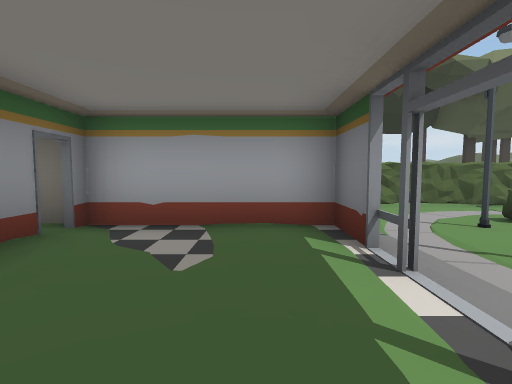
View 1 (above)

17 first-person views from a walk through a Unity game level. The camera is 1.4 m above the floor, tilts 4° down and sees 85° across. The floor is counted in squares, 2 m on a side. Each view is taken from the middle of a square. On the plan, view 1 faces up. The plan holds only what a view shows up to about 9 squares ahead; the rest is blank. The place goes on beyond the plan. Door leaves are left out, so doorways stand open.

View 2
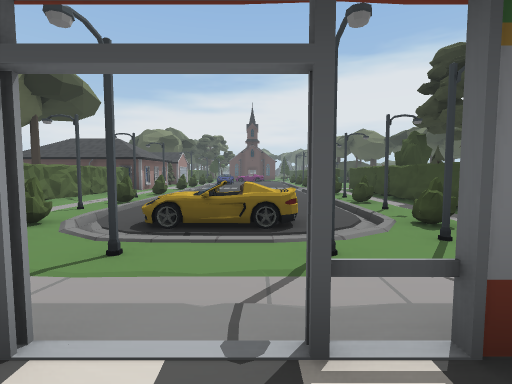

View 3
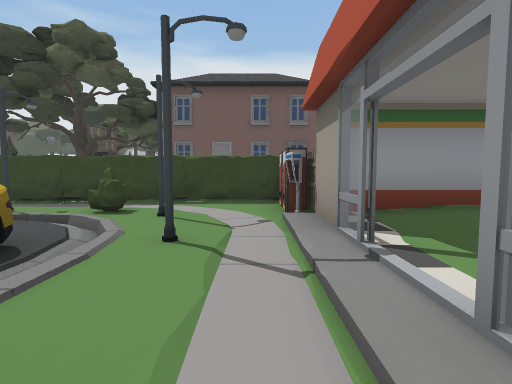

View 4
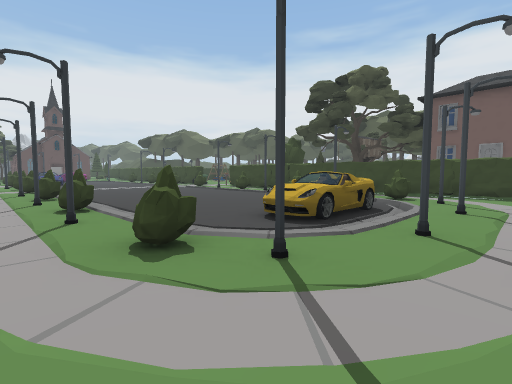

View 5
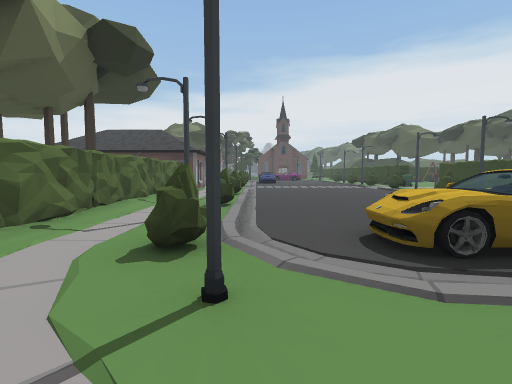

View 6
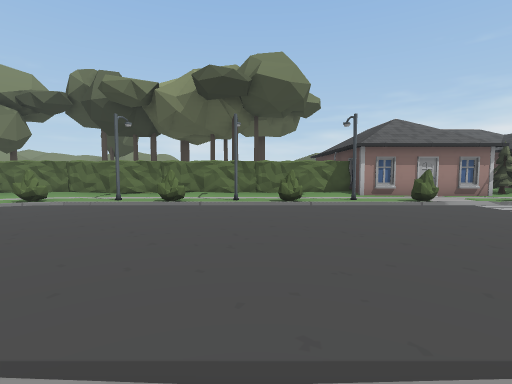

View 7
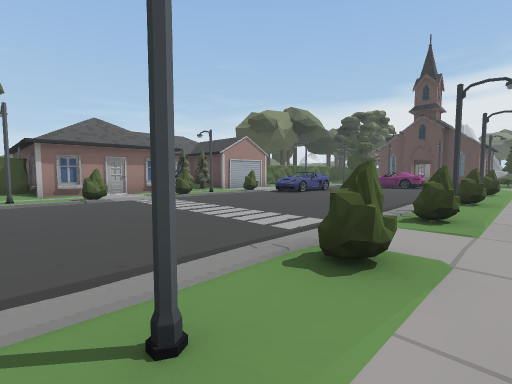

View 8
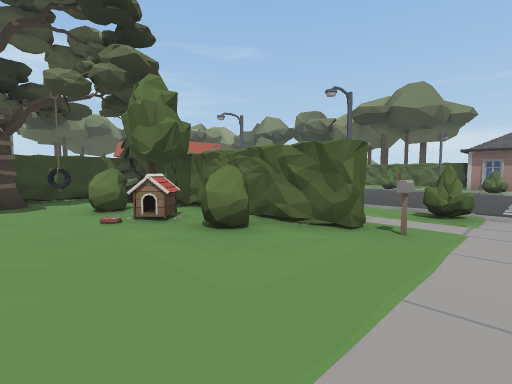

View 9
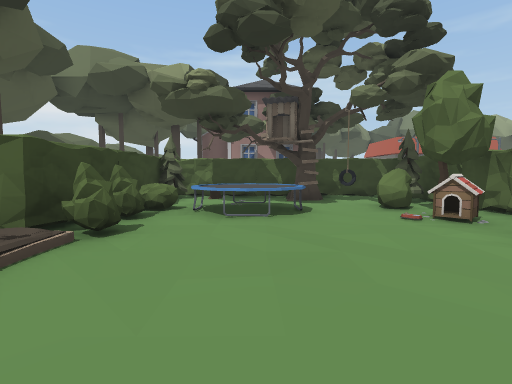

View 10
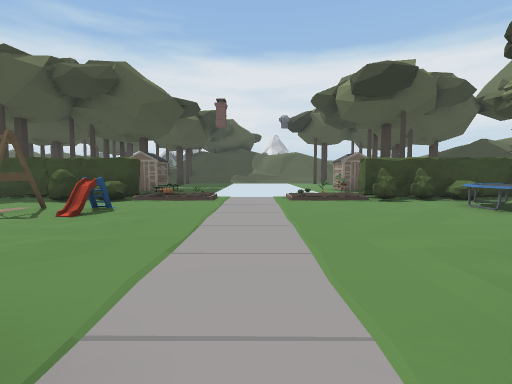

View 11
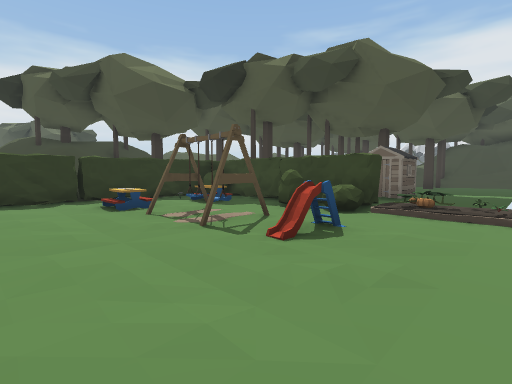

View 12
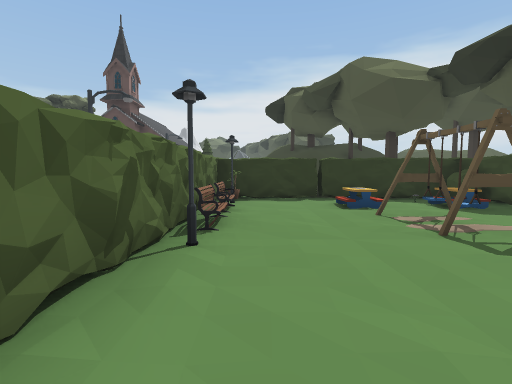

View 13
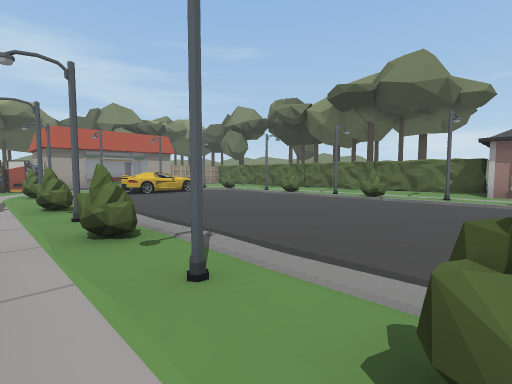

View 14
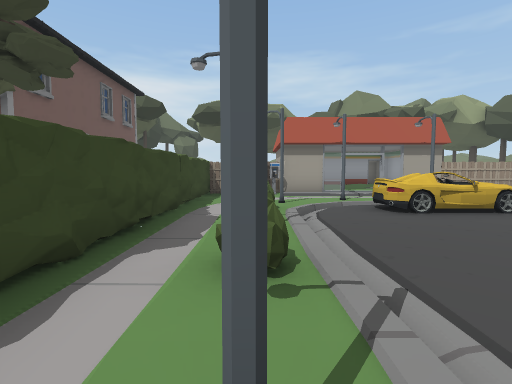

View 15
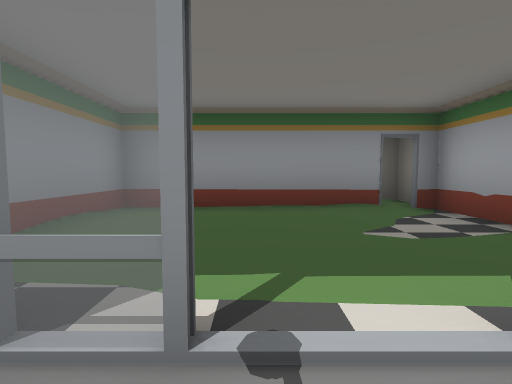

View 16
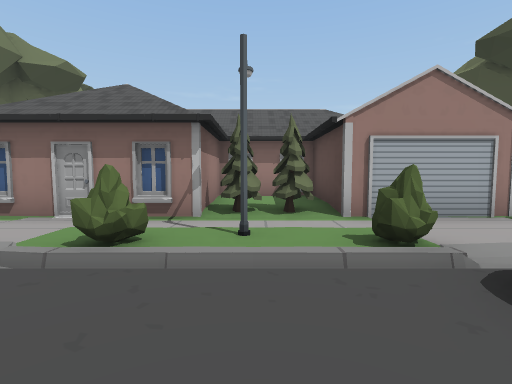

View 17
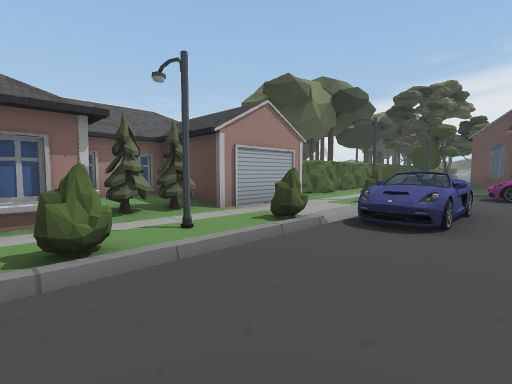

### Floor plan
Key: @ floor where view 1 was taken; # wall or solid block; x gap in a wall; . main floor; : floor 0.25 m higher than the main floor; - floor 0.25 m lower than the main floor; D open door; = window, fence, low wall or low ledge; ^ raised ledge; B bush; S streetlight; T tree; P phone; F fence; H house; E bench; A table; C shed; O other object.
Columns run from 4 left of view 1 to 23 right of it. Each row starts with its distance up from view 1.
  9                      ##H
  8                      #:H
  7      O################TT#  #
  6      F......................
  5      F...BS.BS.BS.B.BBSB..BB
  4 #####F.SS--------------=^^
  3  :D::#..=...............^=^.
  2   #::D.S^^..................
  1   #::D..^^..............
  0   #:@#.S=................
 -1   ###P.SS-...............
 -2     OF..BBS.BS.BS.B.BBSBBS.B
 -3      F.............. .xE...
 -4      #############O. ##S#EO#
 -5            #TBTOB...........
 -6            #T...............
 -7            #T.^...........A.
 -8            #.^^^......#.#...
 -9            #.^^...........A.
-10            #T#BBBOO.OO:BB.#B
-11            ######     .#####
-12                      ...   T
-13                      ..C
-14                      ..C T
-15                      ..  T
-16                      ..

Where each view was taken, in squares from view 1:
view 1: 0 up, 0 right, facing up
view 2: 1 up, 0 right, facing right
view 3: 3 up, 2 right, facing down
view 4: 6 up, 2 right, facing down-right
view 5: 4 up, 2 right, facing right
view 6: 2 down, 10 right, facing up
view 7: 3 down, 12 right, facing up-right
view 8: 7 down, 15 right, facing up-left
view 9: 8 down, 15 right, facing left
view 10: 3 down, 15 right, facing down
view 11: 5 down, 16 right, facing down-right
view 12: 5 down, 16 right, facing right
view 13: 3 down, 14 right, facing up-left
view 14: 2 down, 10 right, facing left
view 15: 1 up, 2 right, facing left
view 16: 2 up, 18 right, facing up
view 17: 2 up, 16 right, facing up-right
